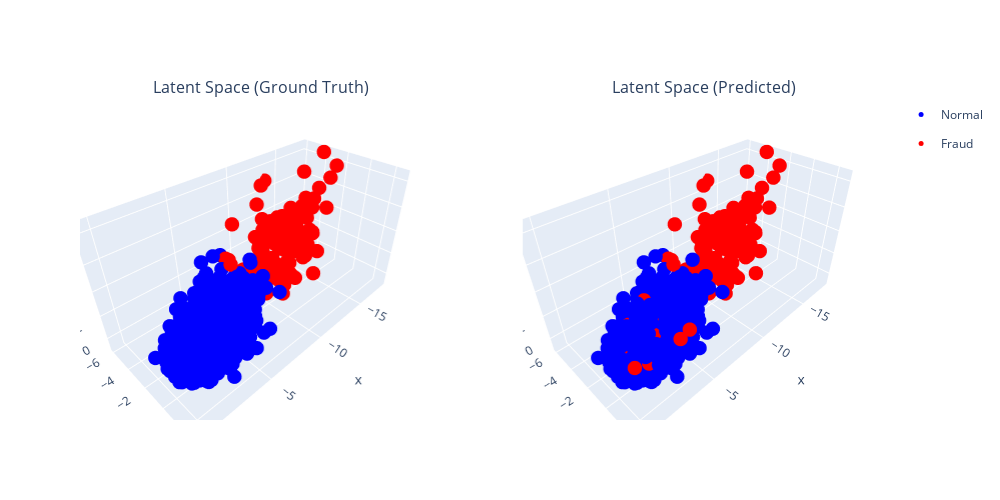

Write notebook code for a chart like this one.
### Code cell
plot_latent_space_3d(
    embeddings=embeddings,
    y_test=y_test,
    y_pred=y_pred,
    index_df=test_df,        # DataFrame to use for hover info
    hover_col='sales_id'     # column in test_df to display on hover
)

### Figure 1 — Plotly figure (JSON) as saved in the notebook; plotly's stock layout.template omitted (floating-point values rounded to 4 significant figures; data arrays with more than 128 entries replaced by an {"elided": "..."} marker saying what was removed)
{"data": [{"hoverinfo": "text+name", "hovertext": {"elided": "1905 str values"}, "legendgroup": "Normal", "marker": {"color": "blue", "size": 5}, "mode": "markers", "name": "Normal", "scene": "scene", "showlegend": true, "type": "scatter3d", "x": {"elided": "1905 float values"}, "y": {"elided": "1905 float values"}, "z": {"elided": "1905 float values"}}, {"hoverinfo": "text+name", "hovertext": ["8479 (Class: Fraud)", "3067 (Class: Fraud)", "9337 (Class: Fraud)", "8144 (Class: Fraud)", "2736 (Class: Fraud)", "932 (Class: Fraud)", "1425 (Class: Fraud)", "1348 (Class: Fraud)", "9841 (Class: Fraud)", "6959 (Class: Fraud)", "9164 (Class: Fraud)", "3649 (Class: Fraud)", "2906 (Class: Fraud)", "675 (Class: Fraud)", "4203 (Class: Fraud)", "6227 (Class: Fraud)", "3803 (Class: Fraud)", "2636 (Class: Fraud)", "2109 (Class: Fraud)", "7543 (Class: Fraud)", "5365 (Class: Fraud)", "2733 (Class: Fraud)", "4743 (Class: Fraud)", "5443 (Class: Fraud)", "8909 (Class: Fraud)", "9762 (Class: Fraud)", "5944 (Class: Fraud)", "6839 (Class: Fraud)", "6559 (Class: Fraud)", "1638 (Class: Fraud)", "9978 (Class: Fraud)", "2963 (Class: Fraud)", "5975 (Class: Fraud)", "5334 (Class: Fraud)", "5898 (Class: Fraud)", "2836 (Class: Fraud)", "4462 (Class: Fraud)", "3443 (Class: Fraud)", "6378 (Class: Fraud)", "6292 (Class: Fraud)", "3714 (Class: Fraud)", "9972 (Class: Fraud)", "5402 (Class: Fraud)", "2200 (Class: Fraud)", "1954 (Class: Fraud)", "5711 (Class: Fraud)", "8086 (Class: Fraud)", "3059 (Class: Fraud)", "4699 (Class: Fraud)", "5459 (Class: Fraud)", "2503 (Class: Fraud)", "2803 (Class: Fraud)", "1171 (Class: Fraud)", "8427 (Class: Fraud)", "1996 (Class: Fraud)", "1800 (Class: Fraud)", "3055 (Class: Fraud)", "1466 (Class: Fraud)", "518 (Class: Fraud)", "4036 (Class: Fraud)", "3846 (Class: Fraud)", "810 (Class: Fraud)", "5344 (Class: Fraud)", "7633 (Class: Fraud)", "2122 (Class: Fraud)", "464 (Class: Fraud)", "2460 (Class: Fraud)", "8929 (Class: Fraud)", "261 (Class: Fraud)", "6326 (Class: Fraud)", "8132 (Class: Fraud)", "411 (Class: Fraud)", "3696 (Class: Fraud)", "475 (Class: Fraud)", "4840 (Class: Fraud)", "1011 (Class: Fraud)", "8516 (Class: Fraud)", "3402 (Class: Fraud)", "4966 (Class: Fraud)", "7295 (Class: Fraud)", "9768 (Class: Fraud)", "412 (Class: Fraud)", "6117 (Class: Fraud)", "2798 (Class: Fraud)", "9777 (Class: Fraud)", "1715 (Class: Fraud)", "6051 (Class: Fraud)", "7225 (Class: Fraud)", "5286 (Class: Fraud)", "8616 (Class: Fraud)", "8458 (Class: Fraud)", "9129 (Class: Fraud)", "8160 (Class: Fraud)", "3506 (Class: Fraud)", "1440 (Class: Fraud)"], "legendgroup": "Fraud", "marker": {"color": "red", "size": 5}, "mode": "markers", "name": "Fraud", "scene": "scene", "showlegend": true, "type": "scatter3d", "x": [-13.28, -10.74, -6.187, -10.11, -7.287, -8.626, -9.623, -5.31, -13.37, -10.12, -16.52, -8.327, -7.398, -9.798, -9.433, -9.462, -6.493, -14.21, -8.848, -8.654, -9.39, -8.721, -12.1, -11.31, -13.14, -13.18, -11.81, -9.388, -13.36, -11.87, -17.08, -8.469, -7.593, -11.95, -10.81, -16.06, -9.386, -10.07, -9.349, -11.12, -12.98, -13.7, -12.28, -9.454, -7.925, -9.107, -15.57, -13.09, -10.46, -10.21, -9.085, -13.83, -5.353, -7.674, -11.94, -10.84, -13.48, -10.41, -10.16, -10.87, -13.78, -5.833, -11.03, -12.55, -12.64, -9.01, -10.59, -6.696, -13.06, -9.57, -10.21, -9.052, -7.895, -8.028, -10.22, -11.68, -11.65, -14.04, -14.34, -17.92, -5.057, -10.59, -17.03, -8.647, -10.61, -7.409, -9.436, -10.58, -10.07, -12.97, -11.42, -10.08, -6.3, -13.06, -9.175], "y": [-0.334, 0.3573, -1.783, -1.268, -1.089, 0.1855, -0.7982, -1.163, -1.801, 0.2997, -1.626, -0.9435, -0.857, -1.277, -1.118, -1.546, -2.654, -1.556, 0.3437, -1.619, -5.273, -0.873, -2.866, -1.267, -2.905, -0.8267, -3.041, -2.128, -2.02, -1.224, -2.509, -4.763, -1.244, -4.254, -2.362, -1.739, -0.5596, -2.104, -2.084, -0.4809, -1.27, -1.851, -5.198, 0.6681, -2.566, -1.669, -2.311, -1.256, -1.11, -1.001, -2.549, -1.569, -0.4838, -0.07744, -2.246, -1.323, -6.018, -0.4743, -2.953, -2.445, -1.482, -0.8207, 1.119, -2.451, -1.917, -0.8503, -0.5557, -2.518, -1.824, -0.4466, -0.8066, 0.4161, -1.627, 0.01735, -3.537, -1.546, -0.5476, -1.561, -2.474, -3.875, -1.248, -2.165, -4.995, -1.748, -0.3437, -0.9083, -0.08167, -0.6682, -1.103, -2.148, 0.1598, -1.874, -0.7734, -2.456, -2.308], "z": [3.049, 4.087, 4.714, 4.319, 2.312, 3.919, 4.893, 2.686, 6.848, 2.638, 8.396, 3.6, 3.418, 3.22, 2.551, 3.445, 4.583, 3.678, 2.018, 4.069, 4.898, 2.67, 5.457, 5.902, 4.842, 4.532, 5.404, 5.754, 2.522, 3.315, 4.446, 2.432, 3.423, 2.992, 3.926, 7.567, 2.387, 6.151, 4.021, 4.692, 5.615, 5.188, 7.043, 3.307, 2.995, 5.118, 6.727, 2.281, 4.539, 6.305, 5.14, 4.126, 3.599, 2.482, 3.872, 5.067, 6.807, 2.514, 5.944, 4.515, 6.058, 3.212, 2.988, 6.113, 5.42, 4.288, 4.308, 1.301, 6.32, 3.372, 4.38, 4.606, 3.659, 3.732, 6.827, 5.137, 4.86, 6.649, 4.717, 8.487, 3.008, 5.173, 6.802, 5.339, 5.205, 2.976, 2.185, 3.187, 5.161, 4.502, 4.716, 5.903, 2.474, 5.378, 4.304]}, {"hoverinfo": "text+name", "hovertext": {"elided": "1809 str values"}, "legendgroup": "Normal", "marker": {"color": "blue", "size": 5}, "mode": "markers", "name": "Normal", "scene": "scene2", "showlegend": false, "type": "scatter3d", "x": {"elided": "1809 float values"}, "y": {"elided": "1809 float values"}, "z": {"elided": "1809 float values"}}, {"hoverinfo": "text+name", "hovertext": {"elided": "191 str values"}, "legendgroup": "Fraud", "marker": {"color": "red", "size": 5}, "mode": "markers", "name": "Fraud", "scene": "scene2", "showlegend": false, "type": "scatter3d", "x": {"elided": "191 float values"}, "y": {"elided": "191 float values"}, "z": {"elided": "191 float values"}}], "layout": {"annotations": [{"font": {"size": 16}, "showarrow": false, "text": "Latent Space (Ground Truth)", "x": 0.225, "xanchor": "center", "xref": "paper", "y": 1, "yanchor": "bottom", "yref": "paper"}, {"font": {"size": 16}, "showarrow": false, "text": "Latent Space (Predicted)", "x": 0.775, "xanchor": "center", "xref": "paper", "y": 1, "yanchor": "bottom", "yref": "paper"}], "height": 500, "scene": {"domain": {"x": [0, 0.45], "y": [0, 1]}}, "scene2": {"domain": {"x": [0.55, 1], "y": [0, 1]}}, "width": 1000}}
